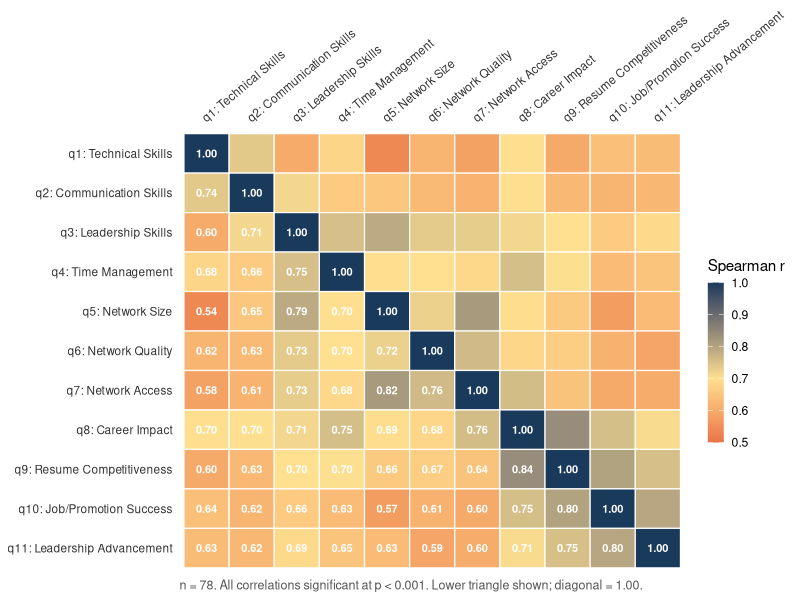
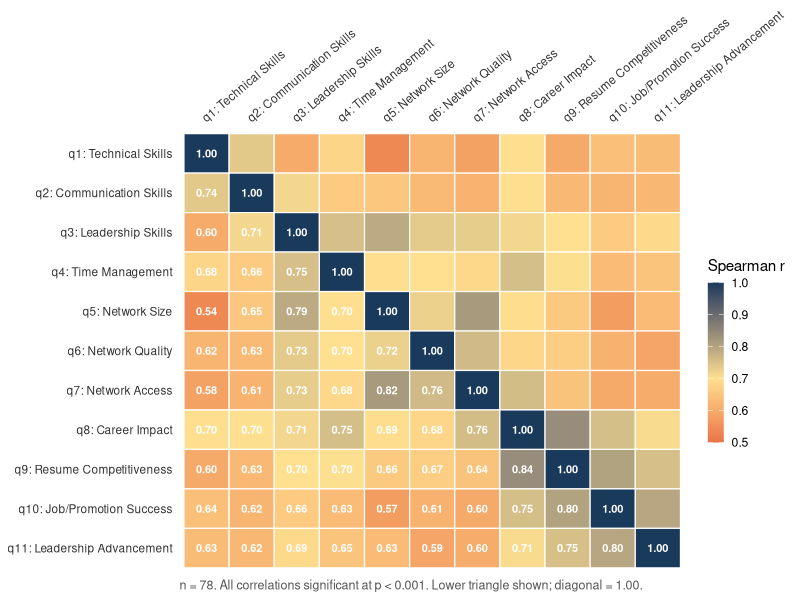
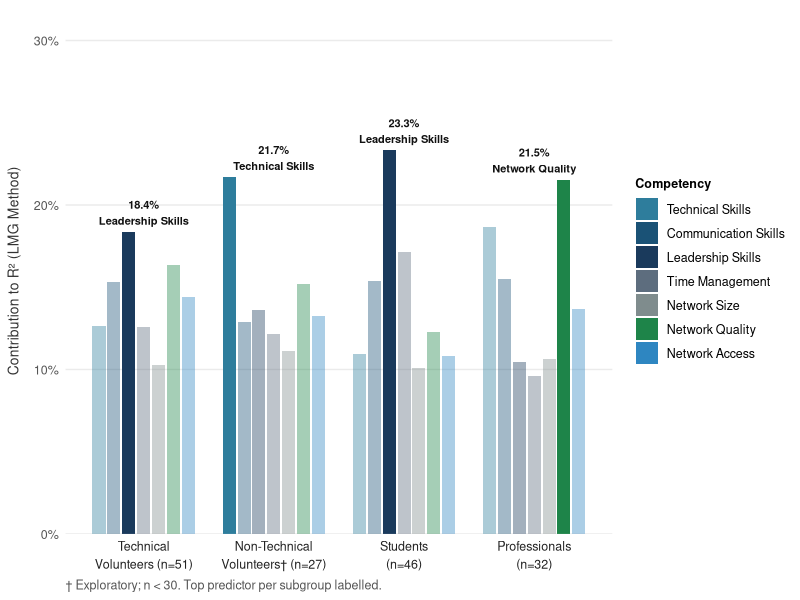
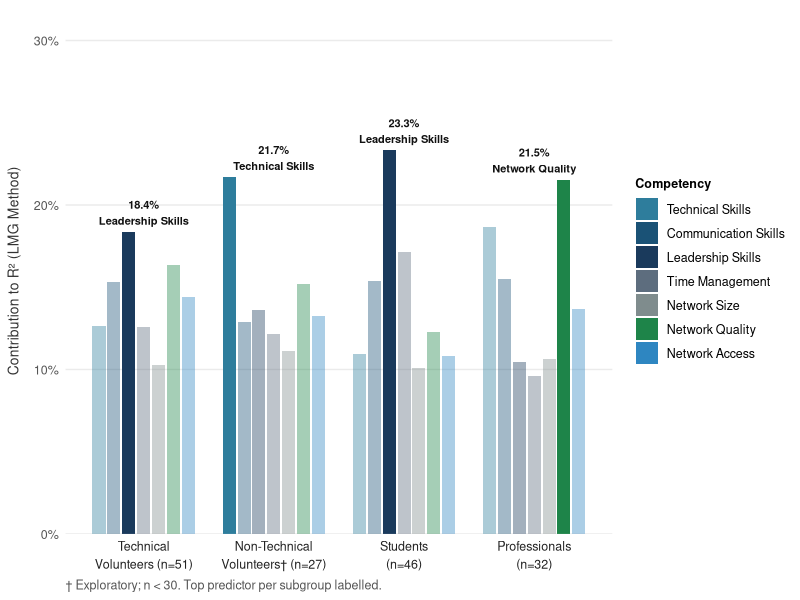
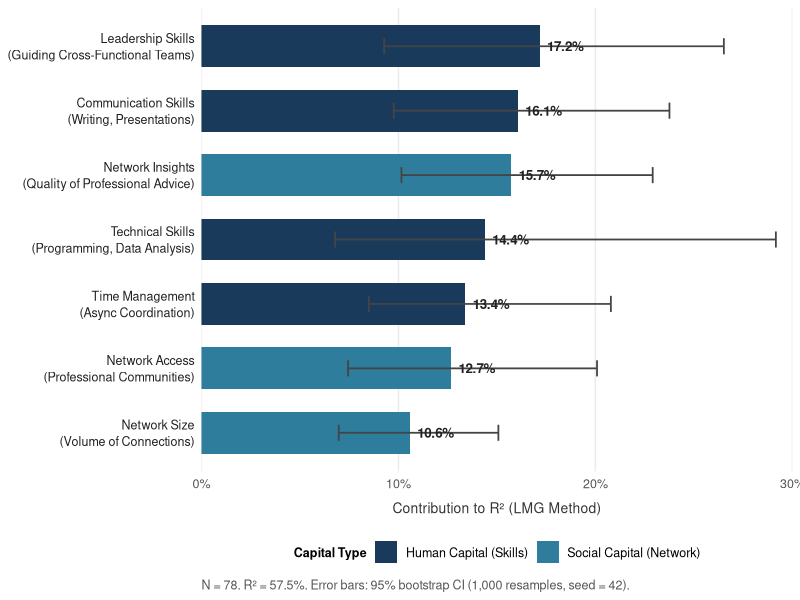
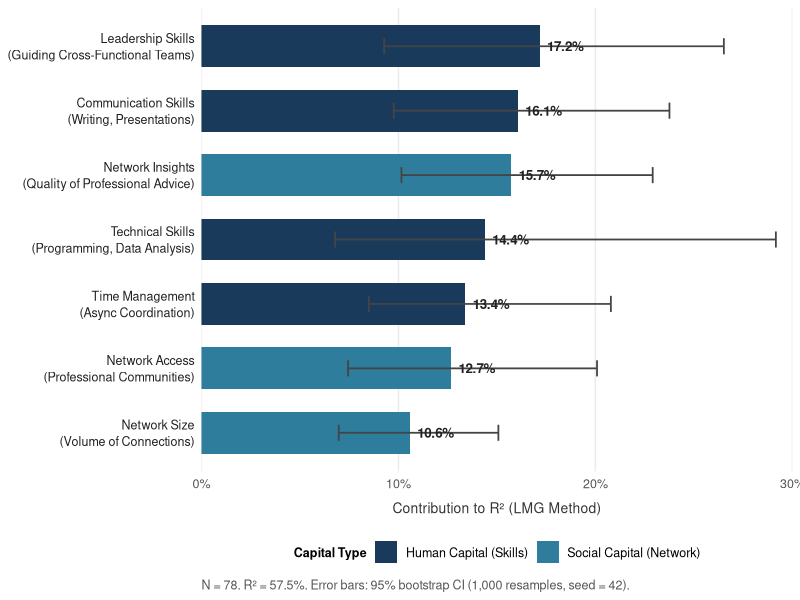

The R source for these figures, in order:
################################################################################
# generate_figures.R
# Generates high-resolution PNG + SVG figures for the paper.
#
# Figure order matches document order:
#   Fig 1 (§4.1) – Spearman Correlation Matrix
#   Fig 2 (§4.3) – Subgroup Comparison (Cross-Training Effect)
#   Fig 3 (§4.4) – Career ROI Pathway (LMG full-sample)
################################################################################

user_lib <- path.expand("~/R/library")
if (dir.exists(user_lib)) .libPaths(c(user_lib, .libPaths()))

for (pkg in c("ggplot2")) {
  if (!require(pkg, character.only = TRUE, quietly = TRUE))
    stop(sprintf("Missing package '%s'. Run install_dependencies.R first.", pkg))
}

dir.create("output", showWarnings = FALSE)
cat("Generating figures...\n")

ACCENT <- "#1a3a5c"

save_fig <- function(plot_obj, base, width = 9, height = 6, dpi = 300) {
  ggsave(paste0(base, ".png"), plot = plot_obj,
         width = width, height = height, dpi = dpi, bg = "white")
  svg(paste0(base, ".svg"), width = width, height = height, bg = "white")
  print(plot_obj)
  dev.off()
  cat(sprintf("  Written: %s.{png,svg}\n", base))
}

# ════════════════════════════════════════════════════════════════════════════
# FIGURE 1 – Spearman Correlation Matrix  (§4.1)
# ════════════════════════════════════════════════════════════════════════════

cat("  Building Figure 1: Correlation matrix...\n")

cor_mat <- read.csv("output/correlation_matrix.csv", row.names = 1,
                    check.names = FALSE)
items <- paste0("q", 1:11)
cor_mat <- cor_mat[items, items]

var_labels <- c(
  q1  = "q1: Technical Skills",
  q2  = "q2: Communication Skills",
  q3  = "q3: Leadership Skills",
  q4  = "q4: Time Management",
  q5  = "q5: Network Size",
  q6  = "q6: Network Quality",
  q7  = "q7: Network Access",
  q8  = "q8: Career Impact",
  q9  = "q9: Resume Competitiveness",
  q10 = "q10: Job/Promotion Success",
  q11 = "q11: Leadership Advancement"
)

# Build long-format data frame with integer row/column indices
ni <- length(items)
cor_long <- expand.grid(xi = seq_len(ni), yi = seq_len(ni),
                        KEEP.OUT.ATTRS = FALSE)
cor_long$val   <- as.vector(as.matrix(cor_mat))       # col-major matches xi/yi
cor_long$x     <- factor(items[cor_long$xi], levels = items)
cor_long$y     <- factor(items[cor_long$yi], levels = rev(items))
cor_long$label <- sprintf("%.2f", cor_long$val)
# Lower triangle + diagonal: row index (from bottom) >= col index
# y is reversed, so as.integer(y) gives position from top; row from bottom = ni+1 - as.integer(y)
cor_long$show  <- (ni + 1L - as.integer(cor_long$y)) >= cor_long$xi

fig1 <- ggplot(cor_long, aes(x = x, y = y, fill = val)) +
  geom_tile(color = "white", linewidth = 0.4) +
  geom_text(data = subset(cor_long, show),
            aes(label = label),
            size = 2.8, color = "white", fontface = "bold") +
  scale_fill_gradient2(
    low = "#d73027", mid = "#fee090", high = ACCENT,
    midpoint = 0.7, limits = c(0.5, 1),
    name = "Spearman r",
    guide = guide_colorbar(barwidth = 0.8, barheight = 8, title.vjust = 1)
  ) +
  scale_x_discrete(labels = var_labels, position = "top") +
  scale_y_discrete(labels = var_labels) +
  labs(x = NULL, y = NULL,
       caption = "n = 78. All correlations significant at p < 0.001. Lower triangle shown; diagonal = 1.00.") +
  theme_minimal(base_size = 11) +
  theme(
    axis.text.x     = element_text(angle = 40, hjust = 0, size = 8.5, color = "#333"),
    axis.text.y     = element_text(size = 8.5, color = "#333"),
    panel.grid      = element_blank(),
    legend.position = "right",
    plot.caption    = element_text(size = 9, color = "#555", hjust = 0),
    plot.background = element_rect(fill = "white", color = NA)
  )

save_fig(fig1, "output/fig1_correlation_matrix", width = 9, height = 7)

# ════════════════════════════════════════════════════════════════════════════
# FIGURE 2 – Subgroup Comparison / Cross-Training Effect  (§4.3)
# ════════════════════════════════════════════════════════════════════════════

cat("  Building Figure 2: Subgroup comparison...\n")

sub <- read.csv("output/subgroup_analysis_results.csv", stringsAsFactors = FALSE)
sub <- sub[sub$group %in% c("Role: Tech", "Role: Non-Tech",
                              "Stage: Student", "Stage: Professional"), ]

group_labels <- c(
  "Role: Tech"          = "Technical\nVolunteers (n=51)",
  "Role: Non-Tech"      = "Non-Technical\nVolunteers\u2020 (n=27)",
  "Stage: Student"      = "Students\n(n=46)",
  "Stage: Professional" = "Professionals\n(n=32)"
)
sub$group_label <- factor(group_labels[sub$group], levels = group_labels)

item_labels <- c(q1 = "Technical Skills",    q2 = "Communication Skills",
                 q3 = "Leadership Skills",   q4 = "Time Management",
                 q5 = "Network Size",        q6 = "Network Quality",
                 q7 = "Network Access")
sub$item_label <- factor(item_labels[sub$variable], levels = item_labels)

top_per_group <- do.call(rbind, lapply(unique(sub$group), function(g) {
  rows <- sub[sub$group == g, ]
  rows[which.max(rows$contribution_pct), ]
}))
sub$is_top <- paste(sub$group, sub$variable) %in%
              paste(top_per_group$group, top_per_group$variable)

item_colors <- c(
  "Technical Skills"    = "#2e7d9c",
  "Communication Skills"= "#1a5276",
  "Leadership Skills"   = ACCENT,
  "Time Management"     = "#5d6d7e",
  "Network Size"        = "#7f8c8d",
  "Network Quality"     = "#1e8449",
  "Network Access"      = "#2e86c1"
)

fig2 <- ggplot(sub, aes(x = group_label, y = contribution_pct,
                         fill = item_label, alpha = is_top)) +
  geom_col(position = position_dodge(width = 0.8), width = 0.7) +
  geom_text(
    data = top_per_group,
    aes(x = group_labels[group], y = contribution_pct,
        label = sprintf("%.1f%%\n%s", contribution_pct, item_labels[variable])),
    position = position_dodge(width = 0.8),
    vjust = -0.3, size = 2.8, fontface = "bold", color = "#111",
    inherit.aes = FALSE
  ) +
  scale_fill_manual(values = item_colors, name = "Competency") +
  scale_alpha_manual(values = c(`TRUE` = 1, `FALSE` = 0.4), guide = "none") +
  scale_y_continuous(labels = function(x) paste0(x, "%"),
                     limits = c(0, 32), expand = c(0, 0)) +
  labs(x = NULL,
       y = "Contribution to R\u00b2 (LMG Method)",
       caption = "\u2020 Exploratory; n < 30. Top predictor per subgroup labelled.") +
  theme_minimal(base_size = 11) +
  theme(
    axis.text.x        = element_text(size = 9, lineheight = 1.2, color = "#222"),
    axis.text.y        = element_text(size = 9, color = "#555"),
    axis.title.y       = element_text(size = 10, color = "#333", margin = margin(r = 8)),
    panel.grid.major.x = element_blank(),
    panel.grid.minor   = element_blank(),
    legend.position    = "right",
    legend.title       = element_text(size = 9, face = "bold"),
    legend.text        = element_text(size = 9),
    plot.caption       = element_text(size = 9, color = "#555", hjust = 0),
    plot.background    = element_rect(fill = "white", color = NA)
  )

save_fig(fig2, "output/fig2_subgroup_comparison", width = 10, height = 6)

# ════════════════════════════════════════════════════════════════════════════
# FIGURE 3 – Career ROI Pathway / LMG Full Sample  (§4.4)
# ════════════════════════════════════════════════════════════════════════════

cat("  Building Figure 3: Career ROI pathway...\n")

lmg <- read.csv("output/relative_importance_results.csv", stringsAsFactors = FALSE)
lmg <- lmg[order(lmg$lmg_pct), ]   # ascending → top predictor at top after coord_flip

label_full <- c(
  q1 = "Technical Skills\n(Programming, Data Analysis)",
  q2 = "Communication Skills\n(Writing, Presentations)",
  q3 = "Leadership Skills\n(Guiding Cross-Functional Teams)",
  q4 = "Time Management\n(Async Coordination)",
  q5 = "Network Size\n(Volume of Connections)",
  q6 = "Network Insights\n(Quality of Professional Advice)",
  q7 = "Network Access\n(Professional Communities)"
)
lmg$label_full <- label_full[lmg$variable]
lmg$category   <- ifelse(lmg$variable %in% c("q5", "q6", "q7"),
                          "Social Capital (Network)", "Human Capital (Skills)")
lmg$variable   <- factor(lmg$variable, levels = lmg$variable)

cat_colors <- c("Human Capital (Skills)"   = ACCENT,
                "Social Capital (Network)" = "#2e7d9c")

fig3 <- ggplot(lmg, aes(x = variable, y = lmg_pct, fill = category)) +
  geom_col(width = 0.65) +
  geom_errorbar(aes(ymin = ci_lower, ymax = ci_upper),
                width = 0.25, linewidth = 0.6, color = "#444") +
  geom_text(aes(label = sprintf("%.1f%%", lmg_pct)),
            hjust = -0.2, size = 3.4, fontface = "bold", color = "#222") +
  scale_x_discrete(labels = setNames(lmg$label_full, as.character(lmg$variable))) +
  scale_y_continuous(limits = c(0, 30),
                     labels = function(x) paste0(x, "%"),
                     expand = c(0, 0)) +
  scale_fill_manual(values = cat_colors, name = "Capital Type") +
  coord_flip() +
  labs(x = NULL,
       y = "Contribution to R\u00b2 (LMG Method)",
       caption = "N = 78. R\u00b2 = 57.5%. Error bars: 95% bootstrap CI (1,000 resamples, seed = 42).") +
  theme_minimal(base_size = 11) +
  theme(
    axis.text.y        = element_text(size = 9, lineheight = 1.1, color = "#222"),
    axis.text.x        = element_text(size = 9, color = "#555"),
    axis.title.x       = element_text(size = 10, color = "#333", margin = margin(t = 8)),
    panel.grid.major.y = element_blank(),
    panel.grid.minor   = element_blank(),
    legend.position    = "bottom",
    legend.title       = element_text(size = 9, face = "bold"),
    legend.text        = element_text(size = 9),
    plot.caption       = element_text(size = 9, color = "#555", hjust = 0),
    plot.background    = element_rect(fill = "white", color = NA)
  )

save_fig(fig3, "output/fig3_career_roi_pathway", width = 9, height = 5.5)

cat(sprintf("\nDone. 3 figures written to output/\n"))
